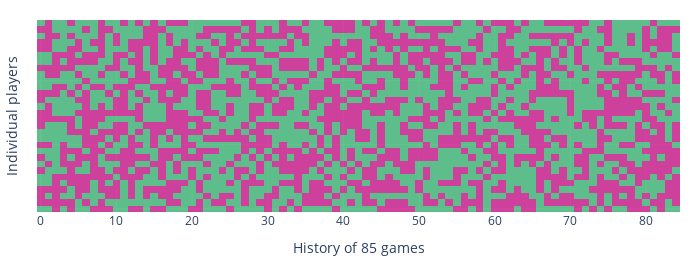

The cell this chart's notebook holds for it:
### Markdown cell above
# Coinflip History

### Code cell
mock_history = generate_coinflip_history(number_of_players=30, number_of_games=85)
plot_history(mock_history, save_to='docs/loserQ/assets/validation_coinflip.json');

### Figure 1 — Plotly figure (JSON) as saved in the notebook; plotly's stock layout.template omitted (floating-point values rounded to 4 significant figures; data arrays with more than 128 entries replaced by an {"elided": "..."} marker saying what was removed)
{"data": [{"colorscale": [[0, "rgba(199, 21, 133, 0.8)"], [1, "rgba(60, 179, 113, 0.8)"]], "customdata": {"elided": "30x85x5 str values"}, "hovertemplate": "<b>Summoner: %{customdata[0]}</b><br>Win: %{customdata[1]}<br>Lane: %{customdata[2]}<br>KDA: %{customdata[3]:.2f} <br>Start: %{customdata[4]}", "name": "History", "showscale": false, "type": "heatmap", "z": {"elided": "30x85 int values"}}], "layout": {"height": 266.7, "margin": {"b": 20, "l": 20, "r": 20, "t": 20}, "width": 700, "xaxis": {"autorange": true, "range": [-0.5, 84.5], "title": {"text": "History of 85 games"}}, "yaxis": {"autorange": true, "range": [-0.5, 29.5], "showticklabels": false, "title": {"text": "Individual players"}}}}
